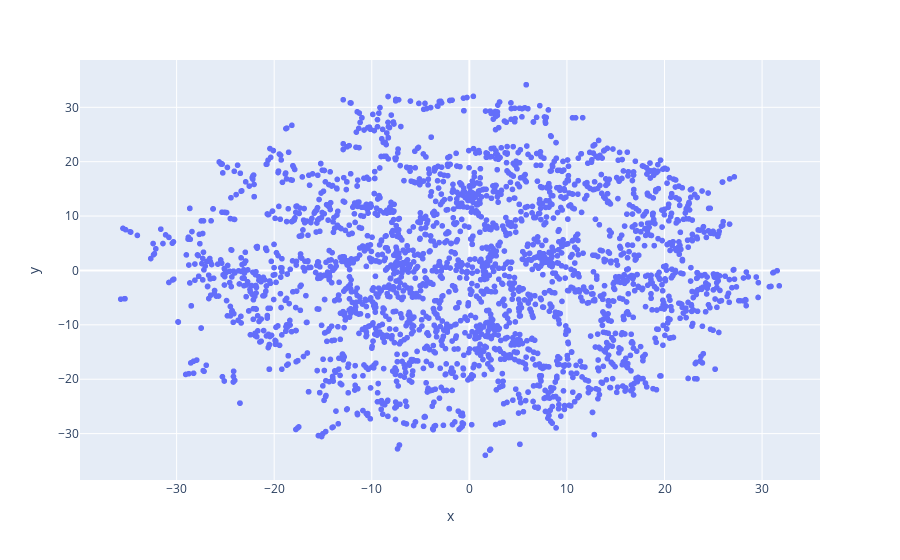

The notebook cell this image was saved under:
### Code cell
plt_data = pd.DataFrame(
    {
        "x_tsne": X_tsne[:, 0],
        "y_tsne": X_tsne[:, 1],
        "title": titles,
    }
)

fig = px.scatter(
    plt_data,
    x="x_tsne",
    y="y_tsne",
    hover_name="title",
)
fig.show()

### Figure 1 — Plotly figure (JSON) as saved in the notebook; plotly's stock layout.template omitted (floating-point values rounded to 4 significant figures; data arrays with more than 128 entries replaced by an {"elided": "..."} marker saying what was removed)
{"data": [{"hovertemplate": "x=%{x}<br>y=%{y}<extra></extra>", "legendgroup": "", "marker": {"color": "#636efa", "symbol": "circle"}, "mode": "markers", "name": "", "showlegend": false, "type": "scattergl", "x": {"elided": "2669 float values"}, "xaxis": "x", "y": {"elided": "2669 float values"}, "yaxis": "y"}], "layout": {"legend": {"tracegroupgap": 0}, "margin": {"t": 60}, "xaxis": {"anchor": "y", "domain": [0, 1], "title": {"text": "x"}}, "yaxis": {"anchor": "x", "domain": [0, 1], "title": {"text": "y"}}}}
